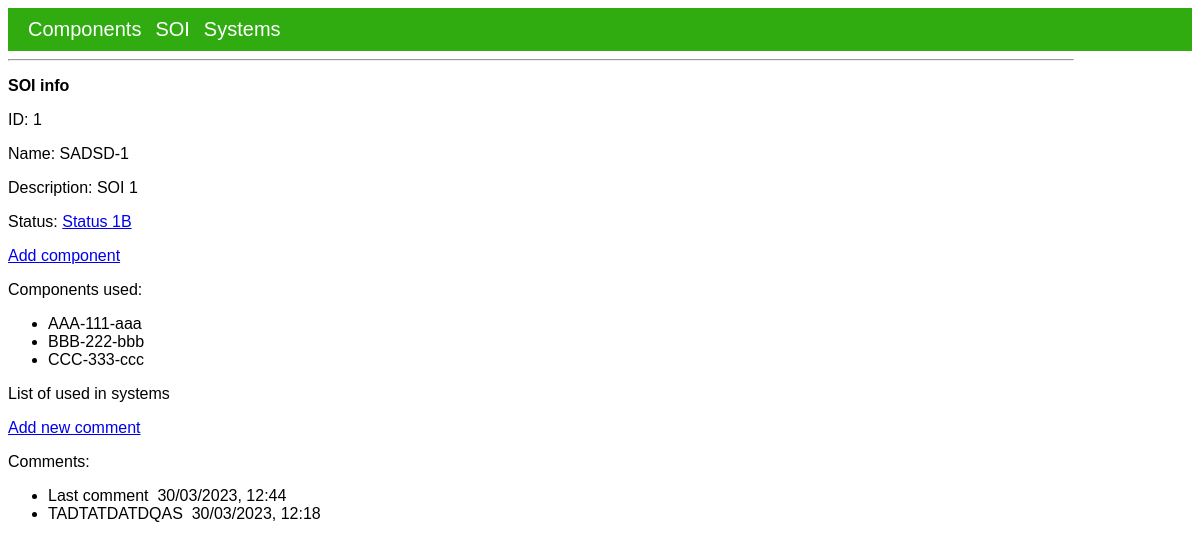
/soi_view/1, run on an earlier commit of the app's database.
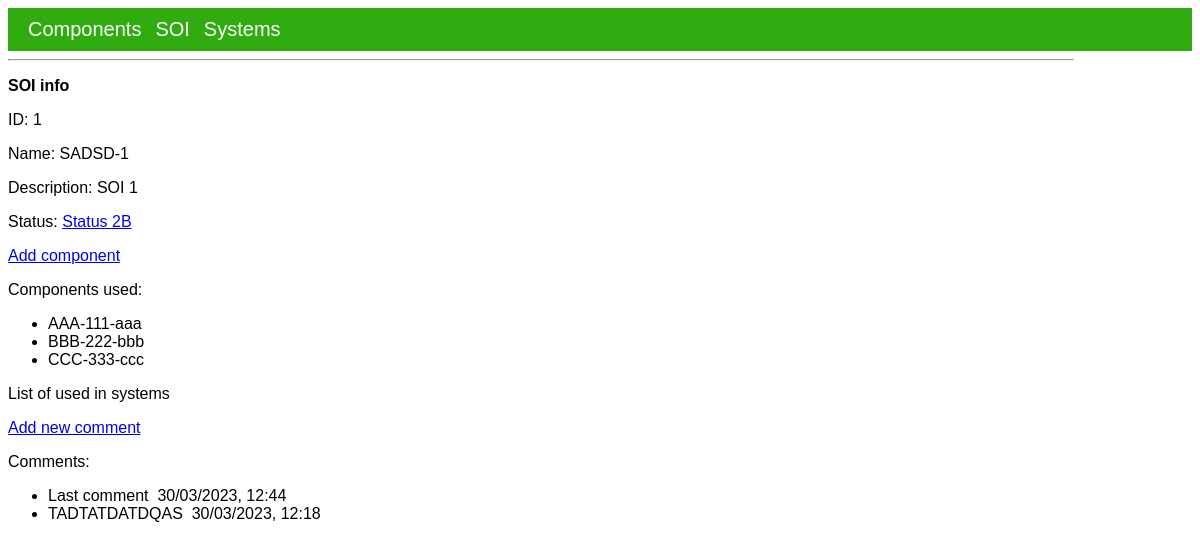
And on a later commit of the database.
### app/models.py (models this page shows, shortened)
class SOI(db.Model):
    soi_id = db.Column(db.Integer, primary_key=True)
    soi_name = db.Column(db.String(160), unique=True)
    soi_description = db.Column(db.String(160))
    soi_status = db.Column(db.String(160))
    soi_commentss = db.relationship("SoiComment", backref="soi", lazy=True)
    component_joint = db.relationship("ComponentSoi", backref="soi", lazy=True)

class Component(db.Model):
    component_id = db.Column(db.Integer, primary_key=True)
    component_name = db.Column(db.String(160), unique=True)
    component_description = db.Column(db.String(160))
    component_status = db.Column(db.String(160))
    component_comments = db.relationship(
        "ComponentComment", backref="component", lazy=True
    )
    soi_joint = db.relationship("ComponentSoi", backref="component", lazy=True)

class SoiComment(db.Model):
    soi_comment_id = db.Column(db.Integer, primary_key=True)
    what_soi_id = db.Column(db.Integer, db.ForeignKey("soi.soi_id"))
    soi_comment_text = db.Column(db.String(160))
    timestamp_soi_comment = db.Column(db.DateTime, index=True, default=datetime.utcnow)

### app/routes.py (the view)
@app.route("/soi_view/<soi_id>", methods=["GET", "POST"])
def soi_view(soi_id):
    soi = SOI.query.get(soi_id)
    comments_list = SoiComment.query.filter_by(what_soi_id=soi_id).order_by(
        SoiComment.soi_comment_id.desc()
    )
    component_used = ComponentSoi.query.filter_by(what_soi_joint=soi_id).all()
    component_used = [
        Component.query.filter_by(component_id=x.what_comp_joint).first().component_name
        for x in component_used
    ]
    return render_template(
        "view/soi_view.html",
        title=f"{soi.soi_name}",
        soi=soi,
        comments_list=comments_list,
        component_used=component_used,
    )

### app/templates/view/soi_view.html
{% extends "base.html" %}
{% block content %}
<body>
    <b>SOI info</b>
    <p>ID: {{ soi.soi_id }}</p>
    <p>Name: {{ soi.soi_name }}</p>
    <p>Description: {{ soi.soi_description}}</p>
    <p>Status: <a href="{{ url_for('soi_change_status', soi_id=soi.soi_id) }}">{{ soi.soi_status }}</a></p>
    <a href="{{ url_for('add_comp_soi', soi_id=soi.soi_id) }}">Add component</a>
    <p>Components used:</p>
    <ul>
        {% for component in component_used %}
        <li>
            {{ component }}
        </li>
        {% endfor %}
    </ul>
    <p>List of used in systems</p>
    <a href="{{ url_for('add_soi_comment', soi_id=soi.soi_id) }}">Add new comment</a>
    <p>Comments:</p>
    <ul>
        {% for comment in comments_list %}
        <li>
            {{ comment.soi_comment_text }}&nbsp
            {{ comment.timestamp_soi_comment.strftime("%d/%m/%Y, %H:%M") }}
        </li>
        {% endfor %}
    </ul>
</body>
{% endblock %}

### app/templates/base.html (shortened to what this page needs)
<!DOCTYPE html>
<html lang="en">
    <head>
        <link rel="stylesheet" type="text/css" href="/static/css/styles.css">
    </head>
    <body>
        <div class="menu">
            <div>
                <a href="/components_list">Components</a></a>
                <a href="/soi_list">SOI</a>
                <a href="/systems_list">Systems</a>
            </div>
        </div>
        <div class="container">
            <div class="text-left mt-5">
                <hr>
                <p class="lead">{% block content %}{% endblock %}</p>
            </div>
        </div>
    </body>
</html>

### app/static/css/styles.css (style rules this page uses)
a, p, b, li { font-family: Arial, Helvetica, sans-serif; font-size: 16px; }
.menu { background-color: #30ac11; color: #fff; display: flex; justify-content: space-between; padding: 10px; }
.menu a { color: #fff; text-decoration: none; margin-left: 10px; font-size: 20px; }
.container { max-width: 90%; }

What changed in the data, as far as the page shows it:
changed SOI "SADSD-1": soi_status "Status 1B" → "Status 2B"
